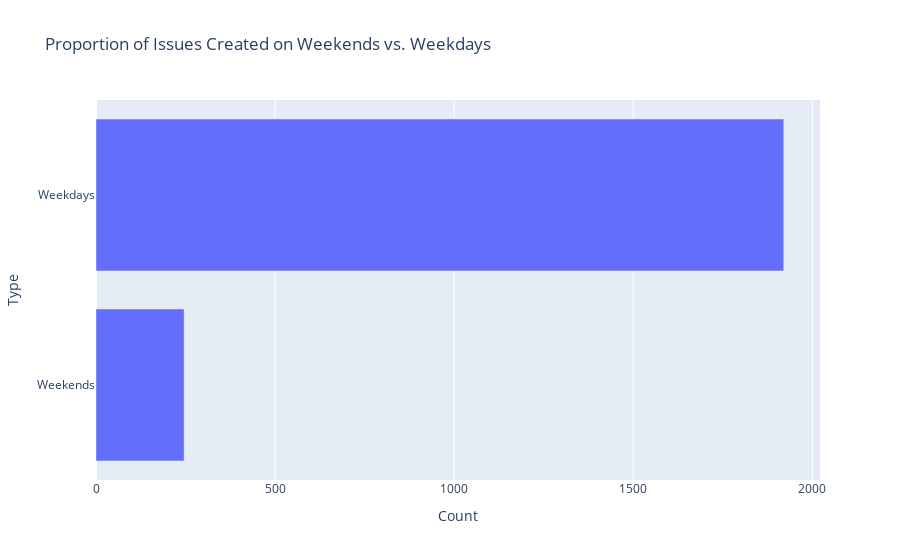

Notebook source saved alongside this figure:
### Code cell
# Analyzing the Proportion of Issues Created on Weekends versus Weekdays

# Calculate the count of issues created on weekends and weekdays
weekend_count = df_issues['created_is_weekend'].sum()
weekday_count = len(df_issues) - weekend_count

# Create a dataframe for the bar chart
data = {'Type': ['Weekends', 'Weekdays'], 'Count': [weekend_count, weekday_count]}
df_bar = pd.DataFrame(data)

# Create an interactive horizontal bar chart to display the proportion of issues created on weekends versus weekdays
fig = px.bar(df_bar, x='Count', y='Type', orientation='h', title='Proportion of Issues Created on Weekends vs. Weekdays')

# Customize the plot
fig.update_layout(xaxis_title='Count', yaxis_title='Type')

# Show the plot
fig.show()

### Figure 1 — Plotly figure (JSON) as saved in the notebook; plotly's stock layout.template omitted (floating-point values rounded to 4 significant figures)
{"data": [{"alignmentgroup": "True", "hovertemplate": "Count=%{x}<br>Type=%{y}<extra></extra>", "legendgroup": "", "marker": {"color": "#636efa", "pattern": {"shape": ""}}, "name": "", "offsetgroup": "", "orientation": "h", "showlegend": false, "textposition": "auto", "type": "bar", "x": [246, 1920], "xaxis": "x", "y": ["Weekends", "Weekdays"], "yaxis": "y"}], "layout": {"barmode": "relative", "legend": {"tracegroupgap": 0}, "title": {"text": "Proportion of Issues Created on Weekends vs. Weekdays"}, "xaxis": {"anchor": "y", "domain": [0, 1], "title": {"text": "Count"}}, "yaxis": {"anchor": "x", "domain": [0, 1], "title": {"text": "Type"}}}}
